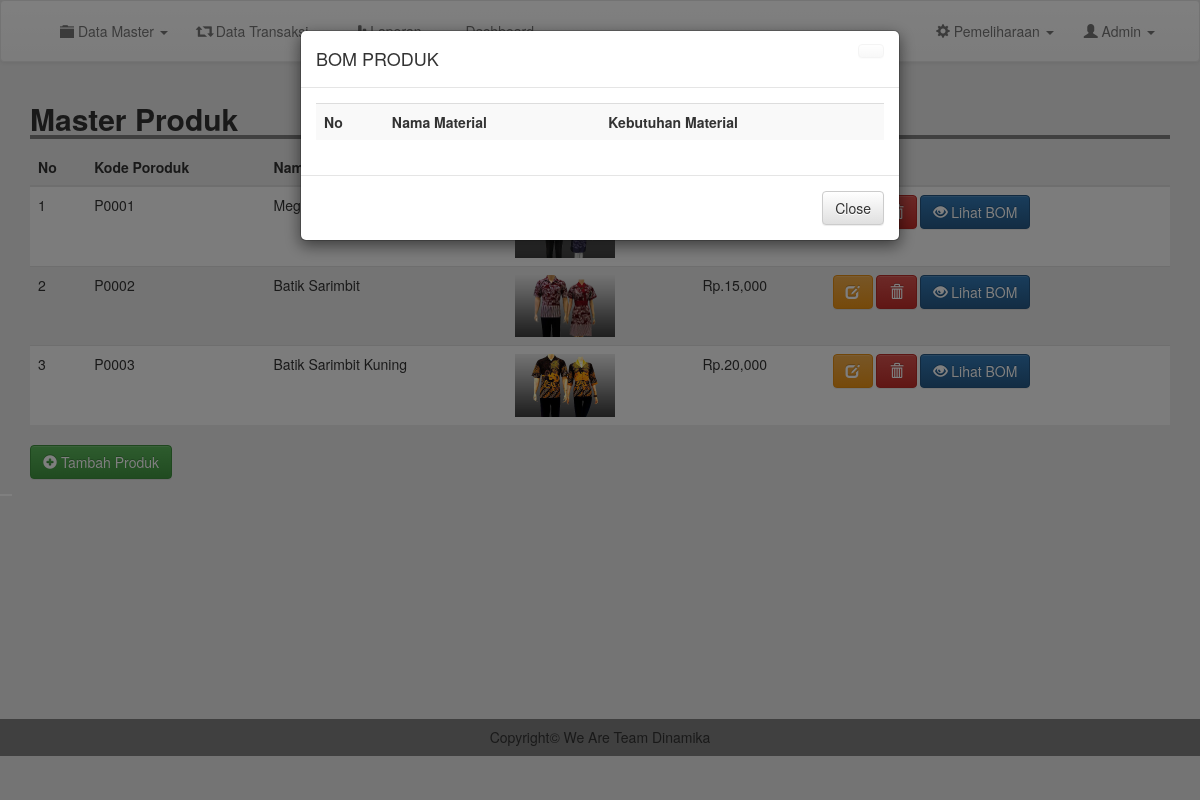
The app's page /admin/bom.php (signed in) with its own data.
### tables this page shows
CREATE TABLE `produk` (
  `kode_produk` varchar(100) NOT NULL,
  `nama` varchar(100) NOT NULL,
  `image` text NOT NULL,
  `deskripsi` text NOT NULL,
  `harga` varchar(255) NOT NULL,
  `ukuran` varchar(255) NOT NULL,
  `berat` varchar(200) NOT NULL
);

### admin/bom.php (the view, shortened to what this page needs)
<?php
include 'header.php';
$kode = $_GET['kode'];
$pr = mysqli_query($conn, "SELECT * FROM produk where kode_produk = '$kode'");
$tam = mysqli_fetch_assoc($pr);
?>
<div class="container">
	<h2 style=" width: 100%; border-bottom: 4px solid gray"><b>Master Produk</b></h2>
		<table class="table table-striped">
			<thead>
				<tr>
					<th scope="col">No</th>
					<th scope="col">Kode Poroduk</th>
					<th scope="col">Nama Produk</th>
					<th scope="col">Image</th>
					<th scope="col">Harga</th>
					<th scope="col">Action</th>
				</tr>
			</thead>
			<tbody>
				<?php
				$result = mysqli_query($conn, "SELECT * FROM produk");
				$no =1;
				while ($row = mysqli_fetch_assoc($result)) {
				?>
					<tr>
						<td ><?= $no; ?></td>
						<td><?= $row['kode_produk']; ?></td>
						<td><?= $row['nama'];  ?></td>
						<td><img src="../image/produk/<?= $row['image']; ?>" width="100"></td>
						<td>Rp.<?= number_format($row['harga' ]);  ?></td>
						<td><a href="edit_produk.php?kode=<?= $row['kode_produk']; ?>" class="btn btn-warning"><i class="glyphicon glyphicon-edit"></i> </a> <a href="proses/del_produk.php?kode=<?= $row['kode_produk']; ?>" class="btn btn-danger"><i class="glyphicon glyphicon-trash"></i> </a> <a href="bom.php?bom=" type="submit" class="btn btn-primary"><i class="glyphicon glyphicon-eye-open"></i> Lihat BOM</button></td>
					</tr>
				<?php
					$no++;
					}
				 ?>
				</tbody>
			</table>
		<a href="tm_produk.php" class="btn btn-success"><i class="glyphicon glyphicon-plus-sign"></i> Tambah Produk</a>
	</div>
<button type="hidden" data-toggle="modal" data-target="#myModal" id="btn" style="background-color: #fff; border: #fff;">
</button>
	<div class="modal fade" id="myModal" tabindex="-1" role="dialog" aria-labelledby="myModalLabel">
		<div class="modal-dialog" role="document">
			<div class="modal-content">
				<div class="modal-header">
						<a href="m_produk.php" class="btn btn-default close"></a>
					<h4 class="modal-title" id="myModalLabel">BOM PRODUK <?= strtoupper($tam['nama']); ?></h4>
				</div>
				<div class="modal-body">
					<table class="table table-striped">
						<tr>
						<th>No</th>
						<th>Nama Material</th>
						<th>Kebutuhan Material</th>
						</tr>
					</table>
				</div>
				<div class="modal-footer">
					<a href="m_produk.php" class="btn btn-default">Close</a>
				</div>
			</div>
		</div>
	</div>
	<br>
	<br>
	<br>
	<br>
	<br>
	<br>
	<br>
	<br>
	<br>
	<br>
	<br>
	<br>
	<?php
	include 'footer.php';
	?>

### css/style.css (style rules this page uses)
body { margin:0; padding: 0; background-color: #e9e9e9; }

### records on screen
produk: kode_produk "P0001", nama "Mega…"
produk: kode_produk "P0002", nama "Batik Sarimbit", image (picture), harga "15,000"
produk: kode_produk "P0003", nama "Batik Sarimbit Kuning", image (picture), harga "20,000"
